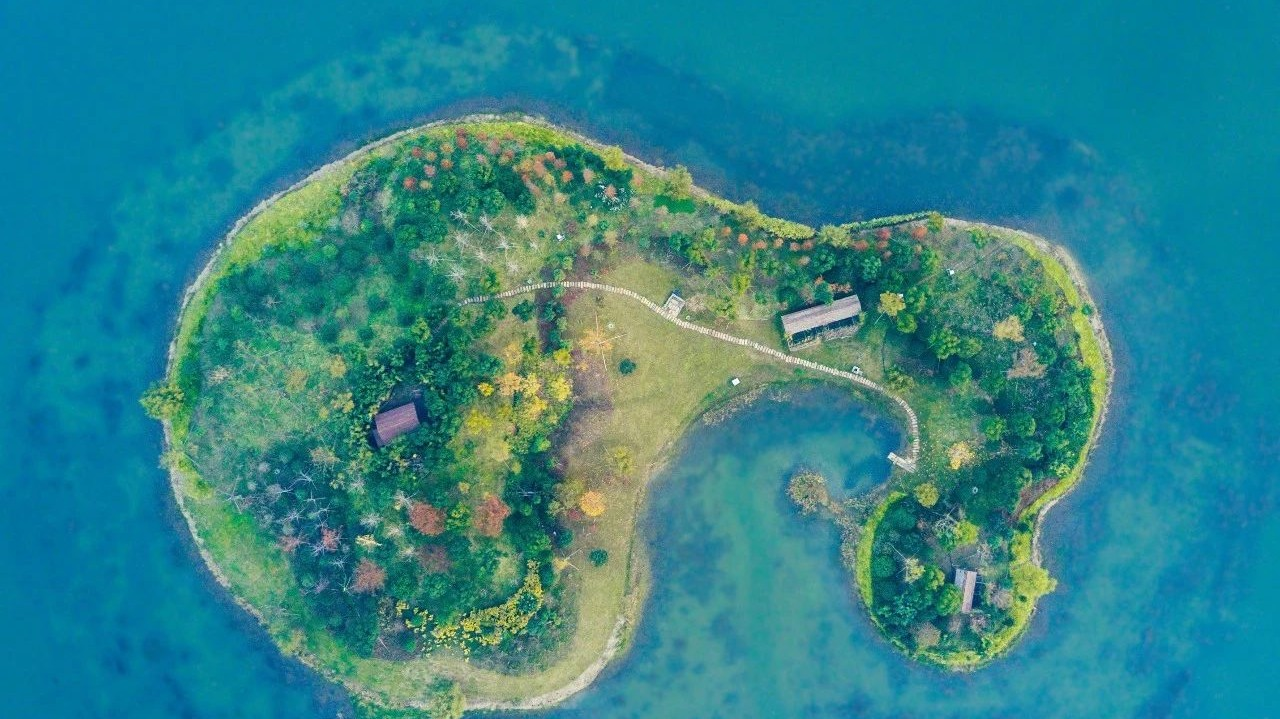
#> input picture 24-25 精卫/res/test1.jpg, 1280 x 719 px; its folder holds only this picture in this run
$ python -i map3.py   (imports and definitions only)
#> lines starting #> are read from the running program, lines starting #| are printed output that depends on the picture; after the words box and inside, x2 and y2 are one past the last pixel; in counts of white or black regions, pixels touching at a corner belong together
import numpy as np
import cv2
import os

def load_and_preprocess_image(img_path):
    """导入并预处理图片"""
#> called with img_path = 'res/test1.jpg'
    img = cv2.imread(img_path)
#> img is the input picture: shape (719, 1280, 3); mean B, G, R 140.1, 133.3, 47.2
    if img is None:
        print(f"错误：无法读取图片 '{img_path}'")
        return None

    fixed_size = (450, 300)
    img = cv2.resize(img, fixed_size)
#> img: shape (300, 450, 3)
    print(f"图片加载成功，尺寸: {img.shape}")
#| 图片加载成功，尺寸: (300, 450, 3)
    return img


def color_segmentation_method(img):
    """方法1：颜色分割"""
    img_1 = img.copy()

    # -----------K-means 调整对比度-----------
    clahe = cv2.createCLAHE(clipLimit=3.0, tileGridSize=(8, 8))
    lab = cv2.cvtColor(img_1, cv2.COLOR_BGR2LAB)
#> lab: shape (300, 450, 3); mean of channels 0, 1, 2 132, 109.8, 117.8
    l, a, b = cv2.split(lab)
    l_enhanced = clahe.apply(l)
    lab_enhanced = cv2.merge((l_enhanced, a, b))
#> lab_enhanced: shape (300, 450, 3); mean of channels 0, 1, 2 132.3, 109.8, 117.8
    img2 = cv2.cvtColor(lab_enhanced, cv2.COLOR_LAB2BGR)

    # ----------将RGB转变BGR-----------
    img2 = cv2.cvtColor(img_1, cv2.COLOR_RGB2BGR)

    # ----------转换HSV颜色空间-----------
    hsv = cv2.cvtColor(img2, cv2.COLOR_BGR2HSV)
#> hsv: shape (300, 450, 3); mean H, S, V 35.8, 183.5, 151.3

    # ----------设定颜色范围------------
    lower_red1 = np.array([0, 100, 45])
    upper_red1 = np.array([10, 255, 255])
    lower_red2 = np.array([170, 100, 50])
    upper_red2 = np.array([180, 255, 255])
    lower_orange = np.array([10, 50, 10])
    upper_orange = np.array([25, 255, 255])
    lower_yellow = np.array([20, 100, 110])
    upper_yellow = np.array([40, 255, 255])
    lower_brown = np.array([10, 50, 50])
    upper_brown = np.array([30, 255, 200])

    # ----------创建暖色调掩码------------
    mask_red1 = cv2.inRange(hsv, lower_red1, upper_red1)
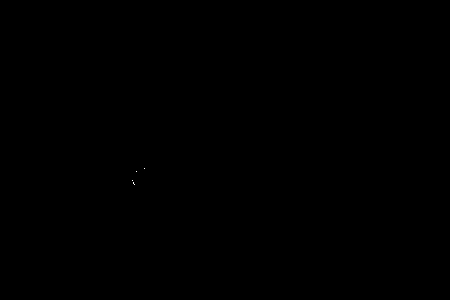
#> mask_red1: shape (300, 450); 0% white in thin lines or dots, all inside (x1, y1, x2, y2) = (132, 168, 145, 185)
    mask_red2 = cv2.inRange(hsv, lower_red2, upper_red2)
#> mask_red2: shape (300, 450); every value is 0
    mask_orange = cv2.inRange(hsv, lower_orange, upper_orange)
#> mask_orange: shape (300, 450); 48.7% white; 231 white regions (189 under 20 px), largest, box (x1, y1, x2, y2) and area: (0, 0, 450, 300) 59930, (163, 199, 255, 300) 1578, (85, 189, 135, 265) 1252
    mask_yellow = cv2.inRange(hsv, lower_yellow, upper_yellow)
#> mask_yellow: shape (300, 450); 65% white; 194 black regions (185 under 20 px), largest, box (x1, y1, x2, y2) and area: (50, 43, 398, 300) 46326, (114, 101, 129, 118) 95, (146, 41, 182, 50) 89
    mask_brown = cv2.inRange(hsv, lower_brown, upper_brown)
#> mask_brown: shape (300, 450); 64% white; 47 black regions (39 under 20 px), largest, box (x1, y1, x2, y2) and area: (49, 47, 392, 300) 47273, (246, 191, 274, 251) 752, (273, 234, 289, 260) 207

    warm_mask = mask_red1 | mask_red2 | mask_orange | mask_yellow | mask_brown
#> warm_mask: shape (300, 450); 70.9% white; 209 black regions (201 under 20 px), largest, box (x1, y1, x2, y2) and area: (50, 47, 392, 300) 38141, (318, 231, 343, 257) 344, (129, 73, 142, 98) 91
    island_mask = cv2.bitwise_not(warm_mask)

    # ----------图像处理------------
    kernel = np.ones((9, 9), np.uint8)
    island_mask_processed = cv2.morphologyEx(island_mask, cv2.MORPH_CLOSE, kernel)
#> island_mask_processed: shape (300, 450); 38.6% white; 1 white region, box (x1, y1, x2, y2) and area: (50, 47, 392, 300) 52135

    return island_mask_processed


def edge_detection_method(img):
    """方法2：边缘检测"""
    img_edge = img.copy()
    blurred = cv2.GaussianBlur(img_edge, (3, 3), 0)
    gray = cv2.cvtColor(blurred, cv2.COLOR_BGR2GRAY)
    edges = cv2.Canny(gray, 50, 150)
#> edges: shape (300, 450); 10.8% white in thin lines or dots, all inside (x1, y1, x2, y2) = (49, 46, 393, 300)

    # 边缘增强
    kernel_edge = np.ones((3, 3), np.uint8)
    edges = cv2.morphologyEx(edges, cv2.MORPH_CLOSE, kernel_edge)
#> edges: shape (300, 450); 19.8% white; 7 white regions (3 under 20 px), largest, box (x1, y1, x2, y2) and area: (49, 46, 393, 300) 26587, (211, 142, 224, 157) 58, (92, 123, 97, 130) 28, (206, 229, 214, 237) 28
    edges = cv2.dilate(edges, kernel_edge, iterations=1)
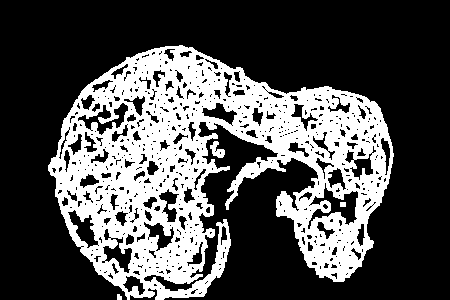
#> edges: shape (300, 450); 31.5% white; 4 white regions

    # 从边缘创建轮廓
    contours_edge, _ = cv2.findContours(edges, cv2.RETR_EXTERNAL, cv2.CHAIN_APPROX_SIMPLE)
#> contours_edge = 3 contours, 1 with area under 20; largest, box (x1, y1, x2, y2) and area: (48, 45, 394, 300) 53044, (210, 141, 225, 158) 116
    island_mask = np.zeros(img.shape[:2], np.uint8)

    # 过滤小轮廓
    min_area = 50
    for cnt in contours_edge:
        if cv2.contourArea(cnt) > min_area:
            cv2.drawContours(island_mask, [cnt], -1, 255, thickness=cv2.FILLED)
#> this loop made 3 passes
#> island_mask: shape (300, 450); 40.2% white; 2 white regions, box (x1, y1, x2, y2) and area: (48, 45, 394, 300) 54063, (210, 141, 225, 158) 145

    return island_mask


def fuse_methods(mask_color, mask_edge, weight_color=0.8, weight_edge=0.2, threshold=0.4):
    """融合两种方法：加权结合"""
#> called with weight_color = 0.8, weight_edge = 0.2, threshold = 0.4
    # 转换为浮点数并加权
    mask_color_float = mask_color.astype(np.float32) / 255.0 * weight_color
    mask_edge_float = mask_edge.astype(np.float32) / 255.0 * weight_edge
#> mask_edge_float: shape (300, 450) float32; values 0 (black) and 0.2 (white), 40.2% white; 2 white regions

    # 加权结合
    combined_float = mask_color_float + mask_edge_float

    # 阈值处理
    combined_mask = (combined_float > threshold).astype(np.uint8) * 255

    # 后处理
    kernel = np.ones((7, 7), np.uint8)
    combined_mask = cv2.morphologyEx(combined_mask, cv2.MORPH_CLOSE, kernel)
    # combined_mask = cv2.morphologyEx(combined_mask, cv2.MORPH_OPEN, kernel)

    # 找到最大轮廓
    contours_final, _ = cv2.findContours(combined_mask, cv2.RETR_EXTERNAL, cv2.CHAIN_APPROX_SIMPLE)
#> contours_final = 1 contour; box (x1, y1, x2, y2) and area: (50, 47, 392, 300) 55003

    if contours_final:
        largest_contour = max(contours_final, key=cv2.contourArea)
#> largest_contour = contour of 536 points, box (x1, y1, x2, y2) (50, 47, 392, 300), area 55003
        final_mask = np.zeros(combined_mask.shape[:2], np.uint8)
        cv2.drawContours(final_mask, [largest_contour], -1, 255, thickness=cv2.FILLED)
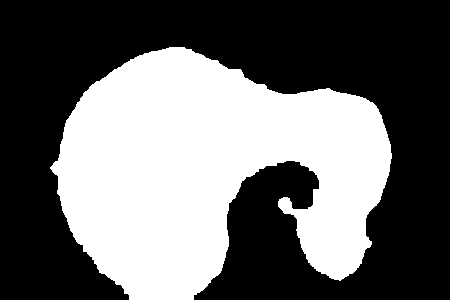
#> final_mask: shape (300, 450); 41.2% white; 1 white region
        return final_mask
    else:
        return combined_mask


def create_final_map(img, island_mask):
    """创建最终的地图"""
    # 创建边界图像
    img_boundary = img.copy()
    contours_boundary, _ = cv2.findContours(island_mask, cv2.RETR_EXTERNAL, cv2.CHAIN_APPROX_SIMPLE)
#> contours_boundary has the same summary as contours_final in fuse_methods
    cv2.drawContours(img_boundary, contours_boundary, -1, (0, 255, 0), 2)
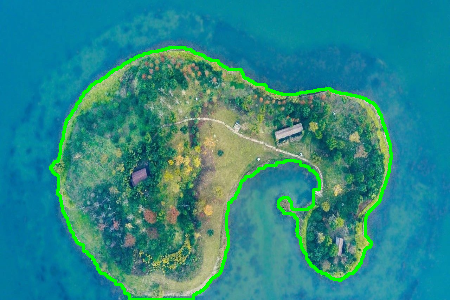
#> img_boundary: shape (300, 450, 3); mean B, G, R 135.6, 136.6, 43.6

    # 创建海域掩码
    ocean_mask = cv2.bitwise_not(island_mask)
#> ocean_mask: shape (300, 450); 58.8% white; 1 black region, box (x1, y1, x2, y2) and area: (50, 47, 392, 300) 55598

    # 创建地图
    img_map = np.zeros(img.shape, np.uint8) + 255
    img_map[island_mask == 255] = (144, 238, 144)  # 岛屿-绿色
    img_map[ocean_mask == 255] = (255, 200, 150)  # 海域-蓝色
    cv2.drawContours(img_map, contours_boundary, -1, (0, 100, 0), 2)
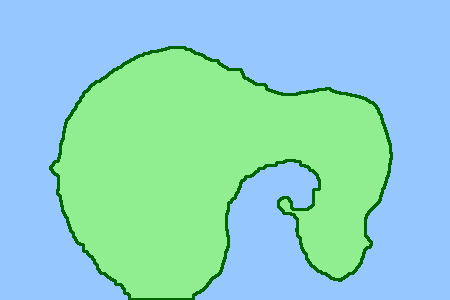
#> img_map: shape (300, 450, 3); mean of channels 0, 1, 2 203.6, 211.8, 143; drawn as B, G, R

    return img_boundary, img_map


def combined_segmentation(img_path):
    """主函数：结合两种方法进行分割"""
    # 1. 导入图片
    img = load_and_preprocess_image(img_path)
    if img is None:
        return None
    # 2. 方法1：颜色分割
    mask_color = color_segmentation_method(img)
    # 3. 方法2：边缘检测
    mask_edge = edge_detection_method(img)
    # 4. 融合两种方法
    final_mask = fuse_methods(mask_color, mask_edge)
    # 5. 创建最终地图
    img_boundary, img_map = create_final_map(img, final_mask)
    # 显示中间结果
    res1 = np.hstack((mask_color, mask_edge, final_mask))
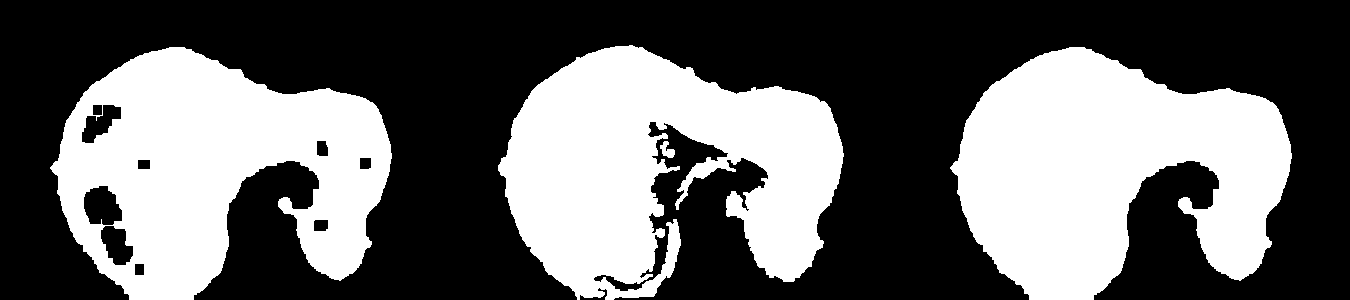
#> res1: shape (300, 1350); 40% white; 4 white regions
    cv2.imshow("Color Mask|Edge Mask|Combined Mask", res1)
    # 显示最终结果
    res2 = np.hstack((img, img_boundary, img_map))
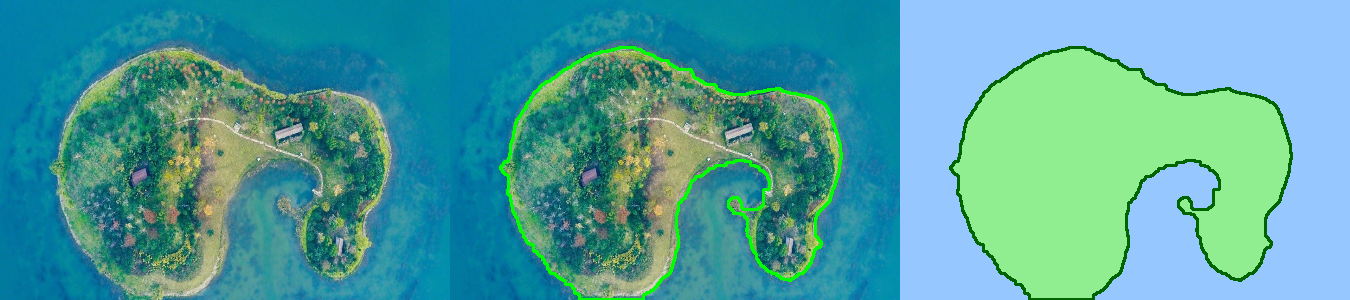
#> res2: shape (300, 1350, 3); mean B, G, R 159.7, 160.5, 77.9
    cv2.imshow("Combined: Original | Boundary | Map", res2)
    # 统计信息
    contours_boundary, _ = cv2.findContours(final_mask, cv2.RETR_EXTERNAL, cv2.CHAIN_APPROX_SIMPLE)
#> contours_boundary has the same summary as contours_final in fuse_methods
    contours_edge, _ = cv2.findContours(mask_edge, cv2.RETR_EXTERNAL, cv2.CHAIN_APPROX_SIMPLE)
#> contours_edge = 2 contours; box (x1, y1, x2, y2) and area: (48, 45, 394, 300) 53044, (210, 141, 225, 158) 116

    print(f"颜色分割轮廓数: {len(contours_edge)}")
#| 颜色分割轮廓数: 2
    print(f"最终轮廓数: {len(contours_boundary)}")
#| 最终轮廓数: 1

    return res1, res2, img_map


# [96 lines left out: functions save_segmentation_results, process_and_save_all_images, save_all_maps, not called in this run]


# [9 lines not run here, left out]

>>> result = combined_segmentation('res/test1.jpg')

$ run again, on 24-25 精卫/res/test10.jpg
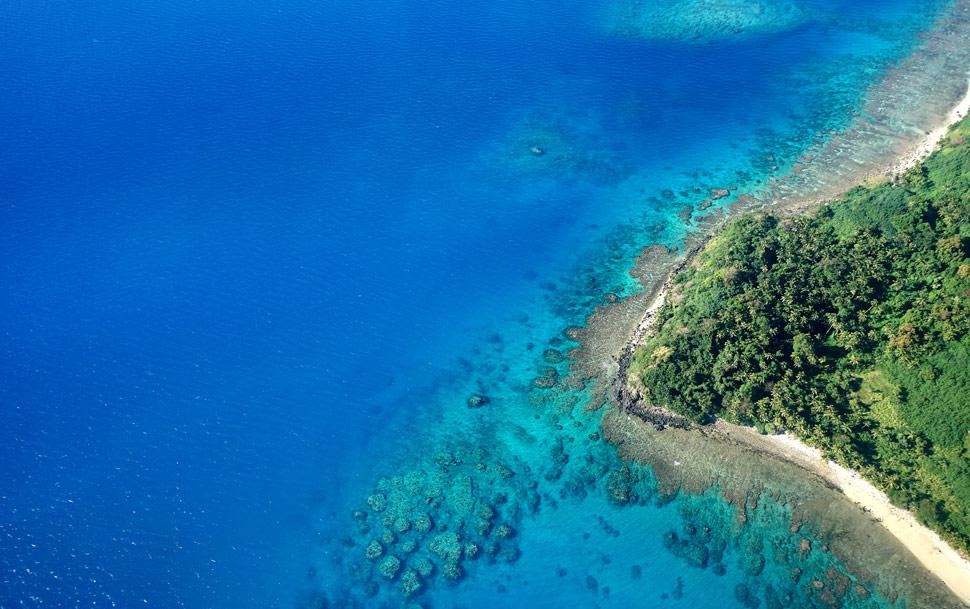
#> input picture 24-25 精卫/res/test10.jpg, 970 x 609 px
#> in load_and_preprocess_image, img is the input picture: shape (609, 970, 3); mean B, G, R 166.5, 114.1, 27.9
#> img: shape (300, 450, 3)
#| 图片加载成功，尺寸: (300, 450, 3)
#> lab: shape (300, 450, 3); mean of channels 0, 1, 2 118.7, 127.8, 94.6
#> lab_enhanced: shape (300, 450, 3); mean of channels 0, 1, 2 123.3, 127.8, 94.6
#> hsv: shape (300, 450, 3); mean H, S, V 27.6, 209.9, 172.9
#> mask_red1: shape (300, 450); 0% white in thin lines or dots, all inside (x1, y1, x2, y2) = (357, 125, 384, 187)
#> mask_red2: shape (300, 450); every value is 0
#> in color_segmentation_method, `mask_orange = cv2.inRange(hsv, lower_orange, upper_orange)`:
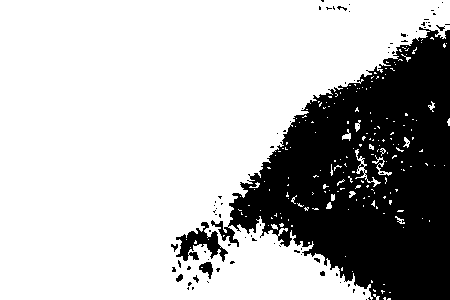
#> mask_orange: shape (300, 450); 72% white; 83 black regions (74 under 20 px), largest, box (x1, y1, x2, y2) and area: (211, 27, 450, 300) 36333, (176, 222, 228, 262) 848, (199, 262, 213, 279) 132
#> mask_yellow: shape (300, 450); 20.1% white; 36 white regions (31 under 20 px), largest, box (x1, y1, x2, y2) and area: (158, 0, 446, 300) 24834, (280, 0, 390, 21) 1596, (233, 63, 267, 85) 417, (391, 288, 421, 300) 139, (147, 277, 157, 296) 104
#> mask_brown: shape (300, 450); 61.5% white; 997 black regions (976 under 20 px), largest, box (x1, y1, x2, y2) and area: (257, 35, 450, 300) 31175, (42, 66, 352, 188) 10640, (0, 0, 294, 42) 6838
#> warm_mask: shape (300, 450); 78.4% white; 57 black regions (51 under 20 px), largest, box (x1, y1, x2, y2) and area: (263, 35, 450, 300) 28869, (375, 280, 395, 294) 114, (367, 263, 377, 275) 47, (422, 38, 428, 44) 26, (401, 51, 410, 56) 25, (410, 38, 417, 46) 24
#> island_mask_processed: shape (300, 450); 23.8% white; 2 white regions (1 under 20 px), largest, box (x1, y1, x2, y2) and area: (262, 27, 450, 300) 32178
#> in edge_detection_method, `contours_edge, _ = cv2.findContours(edges, cv2.RETR_EXTERNAL, cv2.CHAI..`: contours_edge = 11 contours; largest, box (x1, y1, x2, y2) and area: (162, 33, 450, 300) 33128, (215, 185, 230, 203) 140, (228, 223, 241, 241) 114, (362, 277, 376, 298) 104, (387, 279, 399, 288) 52
#> the loop in edge_detection_method, `for cnt in contours_edge:` made 11 passes
#> mask_edge_float: shape (300, 450) float32; values 0 (black) and 0.2 (white), 25.9% white; 5 white regions
#> contours_final = 2 contours, 1 with area under 20; largest, box (x1, y1, x2, y2) and area: (262, 27, 450, 300) 31724
#> largest_contour = contour of 199 points, box (x1, y1, x2, y2) (262, 27, 450, 300), area 31724
#> final_mask: shape (300, 450); 23.8% white; 1 white region
#> in create_final_map, `contours_boundary, _ = cv2.findContours(island_mask, cv2.RETR_EXTERNAL..`: contours_boundary = 1 contour; box (x1, y1, x2, y2) and area: (262, 27, 450, 300) 31724
#> img_boundary: shape (300, 450, 3); mean B, G, R 164.1, 116.2, 26.2
#> ocean_mask: shape (300, 450); 76.2% white; 1 black region, box (x1, y1, x2, y2) and area: (262, 27, 450, 300) 32178
#> res1: shape (300, 1350); 24.5% white; 8 white regions (1 under 20 px)
#> in combined_segmentation, `res2 = np.hstack((img, img_boundary, img_map))`:
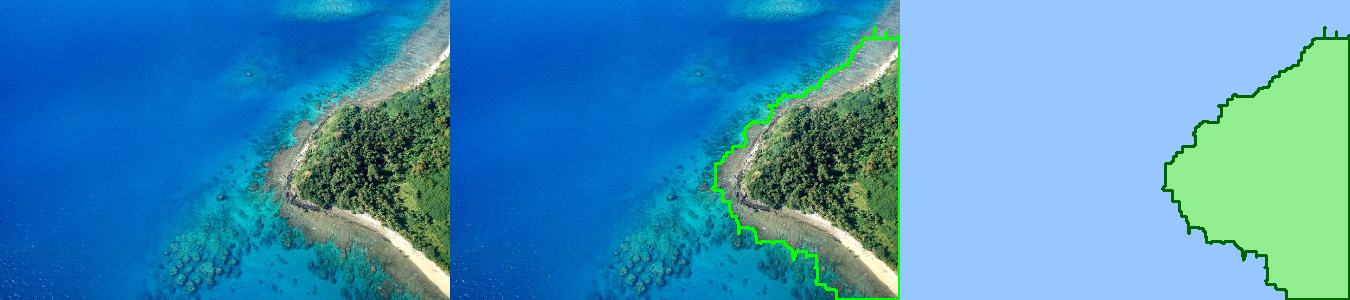
#> res2: shape (300, 1350, 3); mean B, G, R 185.3, 145.6, 66.6
#> in combined_segmentation, `contours_edge, _ = cv2.findContours(mask_edge, cv2.RETR_EXTERNAL, cv2...`: contours_edge = 5 contours; box (x1, y1, x2, y2) and area: (162, 33, 450, 300) 33128, (215, 185, 230, 203) 140, (228, 223, 241, 241) 114, (362, 277, 376, 298) 104, (387, 279, 399, 288) 52
#| 颜色分割轮廓数: 5
#| 最终轮廓数: 1

$ run again, on 24-25 精卫/res/test2.jpg
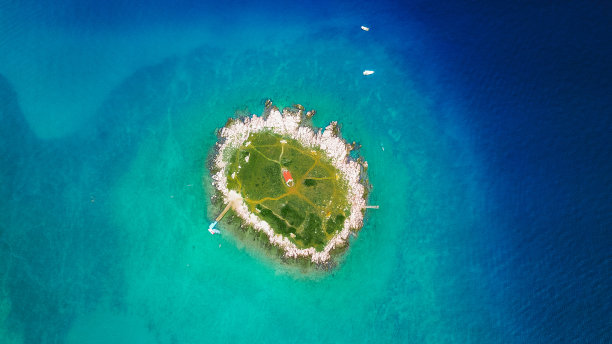
#> input picture 24-25 精卫/res/test2.jpg, 612 x 344 px
#> in load_and_preprocess_image, img is the input picture: shape (344, 612, 3); mean B, G, R 139.8, 117.8, 15.9
#> img: shape (300, 450, 3)
#| 图片加载成功，尺寸: (300, 450, 3)
#> lab: shape (300, 450, 3); mean of channels 0, 1, 2 116.6, 114.4, 108.6
#> lab_enhanced: shape (300, 450, 3); mean of channels 0, 1, 2 120.6, 114.4, 108.6
#> hsv: shape (300, 450, 3); mean H, S, V 29, 237.4, 147.7
#> mask_red1: shape (300, 450); 0.46% white; 40 white regions (36 under 20 px), largest, box (x1, y1, x2, y2) and area: (286, 0, 336, 26) 412, (339, 12, 347, 33) 47, (322, 0, 335, 9) 44, (323, 36, 336, 44) 36
#> mask_red2: shape (300, 450); every value is 0
#> mask_orange: shape (300, 450); 54.3% white; 45 black regions (42 under 20 px), largest, box (x1, y1, x2, y2) and area: (0, 54, 338, 300) 60877, (22, 90, 54, 121) 662, (267, 61, 274, 65) 20
#> mask_yellow: shape (300, 450); 58.1% white; 16 black regions (13 under 20 px), largest, box (x1, y1, x2, y2) and area: (0, 0, 450, 300) 42976, (150, 87, 279, 242) 13560, (267, 62, 275, 65) 21
#> mask_brown: shape (300, 450); 72.1% white; 31 black regions (28 under 20 px), largest, box (x1, y1, x2, y2) and area: (85, 82, 298, 300) 37381, (0, 262, 14, 300) 216, (267, 61, 275, 65) 24
#> warm_mask: shape (300, 450); 90% white; 7 black regions (6 under 20 px), largest, box (x1, y1, x2, y2) and area: (150, 87, 279, 242) 13488
#> island_mask_processed: shape (300, 450); 10.2% white; 3 white regions (2 under 20 px), largest, box (x1, y1, x2, y2) and area: (150, 87, 279, 242) 13801
#> in edge_detection_method, `contours_edge, _ = cv2.findContours(edges, cv2.RETR_EXTERNAL, cv2.CHAI..`: contours_edge = 4 contours; box (x1, y1, x2, y2) and area: (149, 84, 280, 233) 12118, (266, 60, 276, 66) 43, (264, 21, 272, 28) 36, (224, 96, 230, 102) 23
#> the loop in edge_detection_method, `for cnt in contours_edge:` made 4 passes
#> after the loop in edge_detection_method, `for cnt in contours_edge:`:
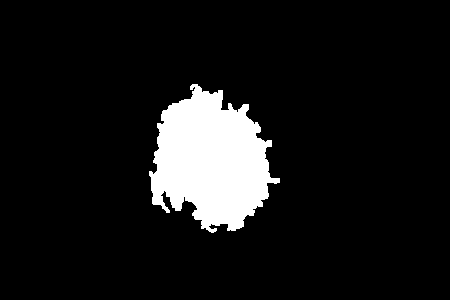
#> island_mask: shape (300, 450); 9.2% white; 1 white region, box (x1, y1, x2, y2) and area: (149, 84, 280, 233) 12449
#> mask_edge_float: shape (300, 450) float32; values 0 (black) and 0.2 (white), 9.2% white; 1 white region
#> contours_final = 3 contours, 2 with area under 20; largest, box (x1, y1, x2, y2) and area: (150, 87, 279, 242) 13562
#> largest_contour = contour of 189 points, box (x1, y1, x2, y2) (150, 87, 279, 242), area 13562
#> final_mask: shape (300, 450); 10.2% white; 1 white region
#> in create_final_map, `contours_boundary, _ = cv2.findContours(island_mask, cv2.RETR_EXTERNAL..`: contours_boundary = 1 contour; box (x1, y1, x2, y2) and area: (150, 87, 279, 242) 13562
#> img_boundary: shape (300, 450, 3); mean B, G, R 138.1, 119, 14.8
#> ocean_mask: shape (300, 450); 89.8% white; 1 black region, box (x1, y1, x2, y2) and area: (150, 87, 279, 242) 13801
#> res1: shape (300, 1350); 9.9% white; 5 white regions (2 under 20 px)
#> in combined_segmentation, `res2 = np.hstack((img, img_boundary, img_map))`:
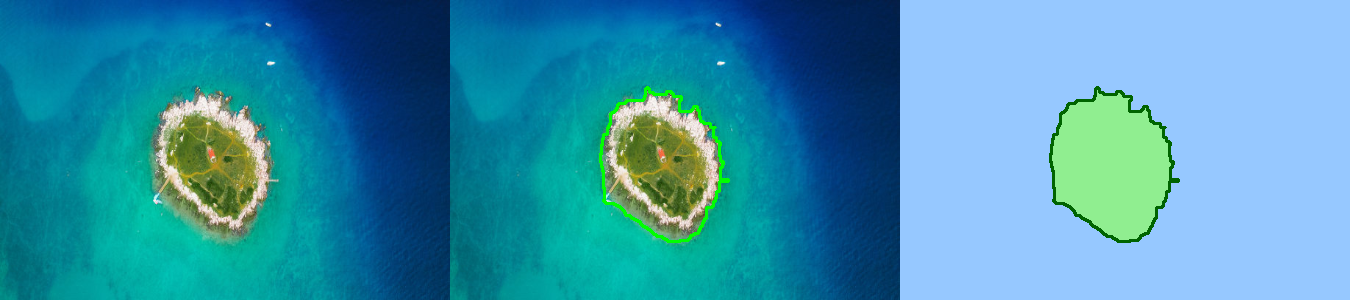
#> res2: shape (300, 1350, 3); mean B, G, R 173, 146.3, 59.4
#> in combined_segmentation, `contours_edge, _ = cv2.findContours(mask_edge, cv2.RETR_EXTERNAL, cv2...`: contours_edge = 1 contour; box (x1, y1, x2, y2) and area: (149, 84, 280, 233) 12118
#| 颜色分割轮廓数: 1
#| 最终轮廓数: 1
